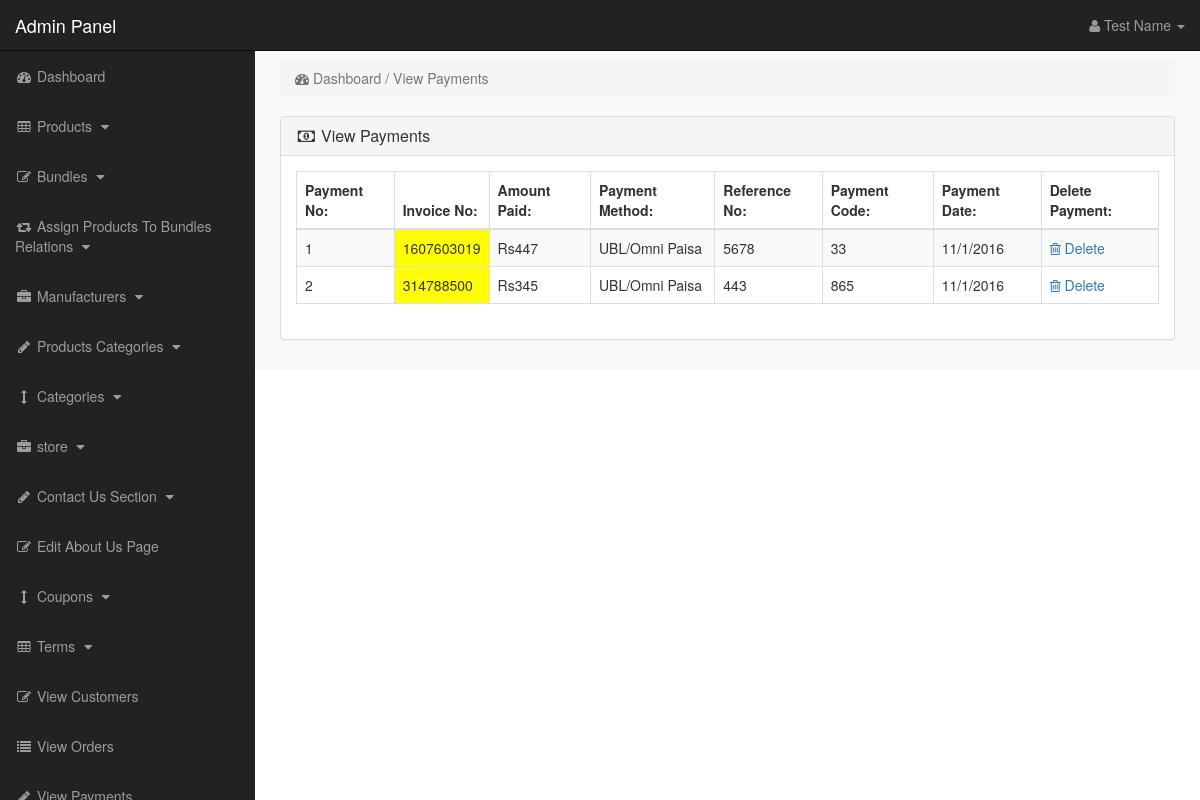
The app's page /admin_area/index.php?view_payments (signed in) with its own data.
### tables this page shows
CREATE TABLE `payments` (
  `payment_id` int(10) NOT NULL,
  `invoice_no` int(10) NOT NULL,
  `amount` int(10) NOT NULL,
  `payment_mode` text NOT NULL,
  `ref_no` int(10) NOT NULL,
  `code` int(10) NOT NULL,
  `payment_date` text NOT NULL
);

### admin_area/view_payments.php (the view)
<?php
if(!isset($_SESSION['admin_email'])){
echo "<script>window.open('login.php','_self')</script>";
}
else {
?>
<div class="row">
<div class="col-lg-12">
<ol class="breadcrumb">
<li class="active">
<i class="fa fa-dashboard"></i> Dashboard / View Payments
</li>
</ol>
</div>
</div>
<div class="row">
<div class="col-lg-12">
<div class="panel panel-default">
<div class="panel-heading">
<h3 class="panel-title">
<i class="fa fa-money fa-fw"> </i> View Payments
</h3>
</div>
<div class="panel-body">
<div class="table-responsive">
<table class="table table-hover table-bordered table-striped">
<thead>
<tr>
<th>Payment No:</th>
<th>Invoice No:</th>
<th>Amount Paid:</th>
<th>Payment Method:</th>
<th>Reference No:</th>
<th>Payment Code:</th>
<th>Payment Date:</th>
<th>Delete Payment:</th>
</tr>
</thead>
<tbody>
<?php
$i = 0;
$get_payments = "select * from payments";
$run_payments = mysqli_query($con,$get_payments);
while($row_payments = mysqli_fetch_array($run_payments)){
$payment_id = $row_payments['payment_id'];
$invoice_no = $row_payments['invoice_no'];
$amount = $row_payments['amount'];
$payment_mode = $row_payments['payment_mode'];
$ref_no = $row_payments['ref_no'];
$code = $row_payments['code'];
$payment_date = $row_payments['payment_date'];
$i++;
?>
<tr>
<td><?php echo $i; ?></td>
<td bgcolor="yellow" ><?php echo $invoice_no; ?></td>
<td>Rs<?php echo $amount; ?></td>
<td><?php echo $payment_mode; ?></td>
<td><?php echo $ref_no; ?></td>
<td><?php echo $code; ?></td>
<td><?php echo $payment_date; ?></td>
<td>
<a href="index.php?payment_delete=<?php echo $payment_id; ?>" >
<i class="fa fa-trash-o" ></i> Delete
</a>
</td>
</tr>
<?php } ?>
</tbody>
</table>
</div>
</div>
</div>
</div>
</div>
<?php } ?>

### admin_area/includes/sidebar.php (shortened to what this page needs)
<?php
if(!isset($_SESSION['admin_email'])){
echo "<script>window.open('login.php','_self')</script>";
}
else {
?>
<nav class="navbar navbar-inverse navbar-fixed-top" >
<div class="navbar-header" >
<a class="navbar-brand" href="index.php?dashboard" >Admin Panel</a>
</div>
<ul class="nav navbar-right top-nav" >
<li class="dropdown" >
<a href="#" class="dropdown-toggle" data-toggle="dropdown" >
<i class="fa fa-user" ></i>
<?php echo $admin_name; ?> <b class="caret" ></b>
</a>
</li>
</ul>
<div class="collapse navbar-collapse navbar-ex1-collapse">
<ul class="nav navbar-nav side-nav">
<li>
<a href="index.php?dashboard">
<i class="fa fa-fw fa-dashboard"></i> Dashboard
</a>
</li>
<li>
<a href="#" data-toggle="collapse" data-target="#products">
<i class="fa fa-fw fa-table"></i> Products
<i class="fa fa-fw fa-caret-down"></i>
</a>
</li>
<li>
<a href="#" data-toggle="collapse" data-target="#bundles">
<i class="fa fa-fw fa-edit"></i> Bundles
<i class="fa fa-fw fa-caret-down"></i>
</a>
</li>
<li>
<a href="#" data-toggle="collapse" data-target="#relations">
<i class="fa fa-fw fa-retweet"></i> Assign Products To Bundles Relations
<i class="fa fa-fw fa-caret-down"></i>
</a>
</li>
<li>
<a href="#" data-toggle="collapse" data-target="#manufacturers">
<i class="fa fa-fw fa-briefcase"></i> Manufacturers
<i class="fa fa-fw fa-caret-down"></i>
</a>
</li>
<li>
<a href="#" data-toggle="collapse" data-target="#p_cat">
<i class="fa fa-fw fa-pencil"></i> Products Categories
<i class="fa fa-fw fa-caret-down"></i>
</a>
</li>
<li>
<a href="#" data-toggle="collapse" data-target="#cat">
<i class="fa fa-fw fa-arrows-v"></i> Categories
<i class="fa fa-fw fa-caret-down"></i>
</a>
</li>
<li>
<a href="#" data-toggle="collapse" data-target="#store">
<i class="fa fa-fw fa-briefcase"></i> store
<i class="fa fa-fw fa-caret-down"></i>
</a>
</li>
<li>
<a href="#" data-toggle="collapse" data-target="#contact_us">
<i class="fa fa-fw fa-pencil"> </i> Contact Us Section
<i class="fa fa-fw fa-caret-down"></i>
</a>
</li>
<li>
<a href="index.php?edit_about_us">
<i class="fa fa-fw fa-edit"></i> Edit About Us Page
</a>
</li>
<li>
<a href="#" data-toggle="collapse" data-target="#coupons">
<i class="fa fa-fw fa-arrows-v"></i> Coupons
<i class="fa fa-fw fa-caret-down"></i>
</a>
</li>
<li>
<a href="#" data-toggle="collapse" data-target="#terms" >
<i class="fa fa-fw fa-table"></i> Terms
<i class="fa fa-fw fa-caret-down"></i>
</a>
</li>
<li>
<a href="index.php?view_customers">
<i class="fa fa-fw fa-edit"></i> View Customers
</a>
</li>
<li>
<a href="index.php?view_orders">
<i class="fa fa-fw fa-list"></i> View Orders
</a>
</li>
<li>
<a href="index.php?view_payments">
<i class="fa fa-fw fa-pencil"></i> View Payments
</a>
</li>
</ul>
</div>
</nav>
<?php } ?>

### admin_area/css/style.css (style rules this page uses)
body { margin-top:100px; }
@media (min-width: 768px) { body { margin-top:50px; } }
.top-nav { padding:0 15px; }
.top-nav>li { display:inline-block; float:left; }
.top-nav>li>a { padding-top:15px; padding-bottom:15px; line-height:20px; color:#999; }
@media (min-width: 768px) { .side-nav { position:fixed; top:51px; width:255px; border-radius:0; overflow-y:auto; background-color: #222; bottom:0; overflow-x:hidden; padding-bottom:40px; } }
@media (min-width: 768px) { .side-nav>li>a { width:255px; } }
.panel-body { border-radius:5px; }

### records on screen
payments: invoice_no "1607603019", amount "447", payment_mode "UBL/Omni Paisa", ref_no "5678", code "33", payment_date "11/1/2016"
payments: invoice_no "314788500", amount "345", payment_mode "UBL/Omni Paisa", ref_no "443", code "865", payment_date "11/1/2016"

### other values on screen
$admin_name "Test Name"
